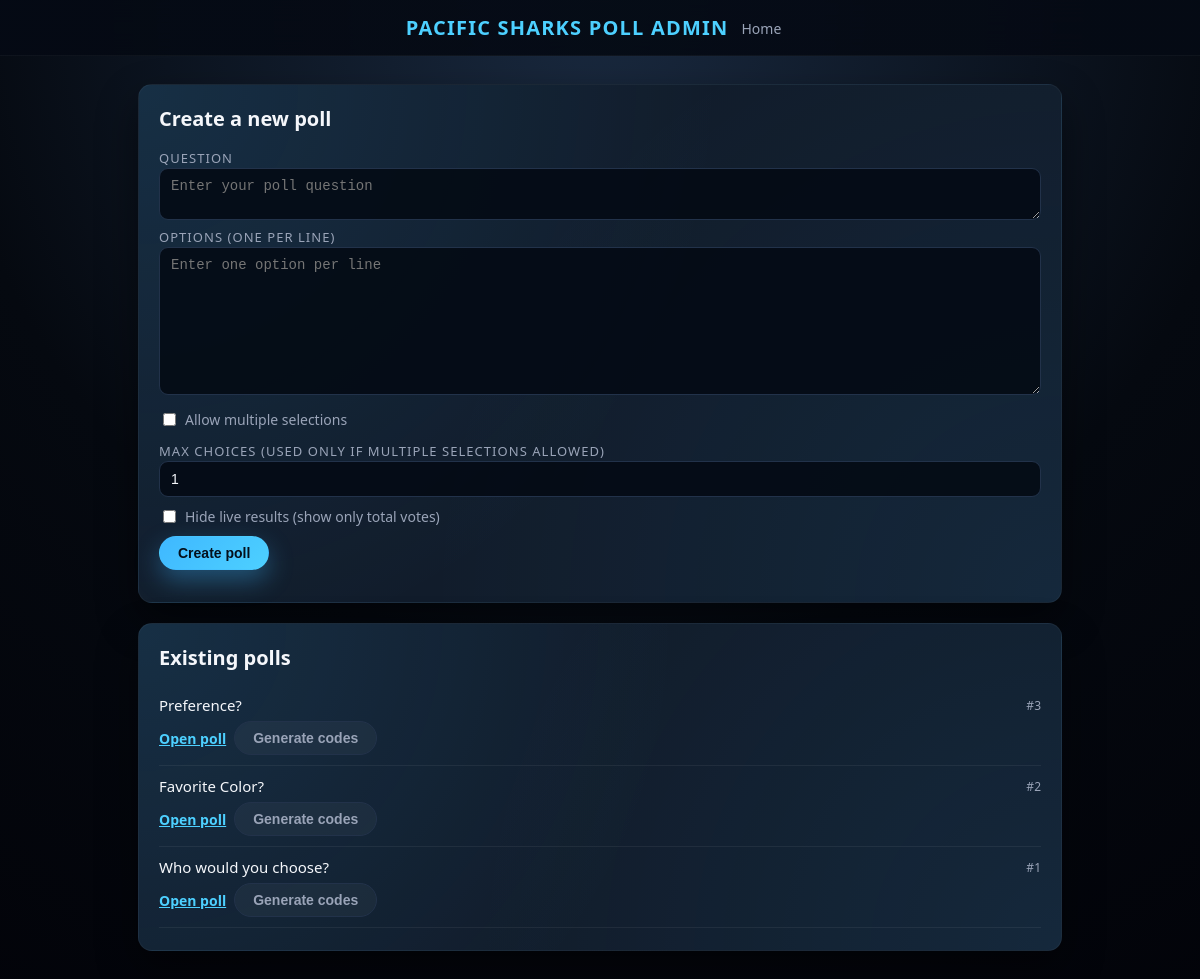
/admin, run on an earlier commit of the app's database.
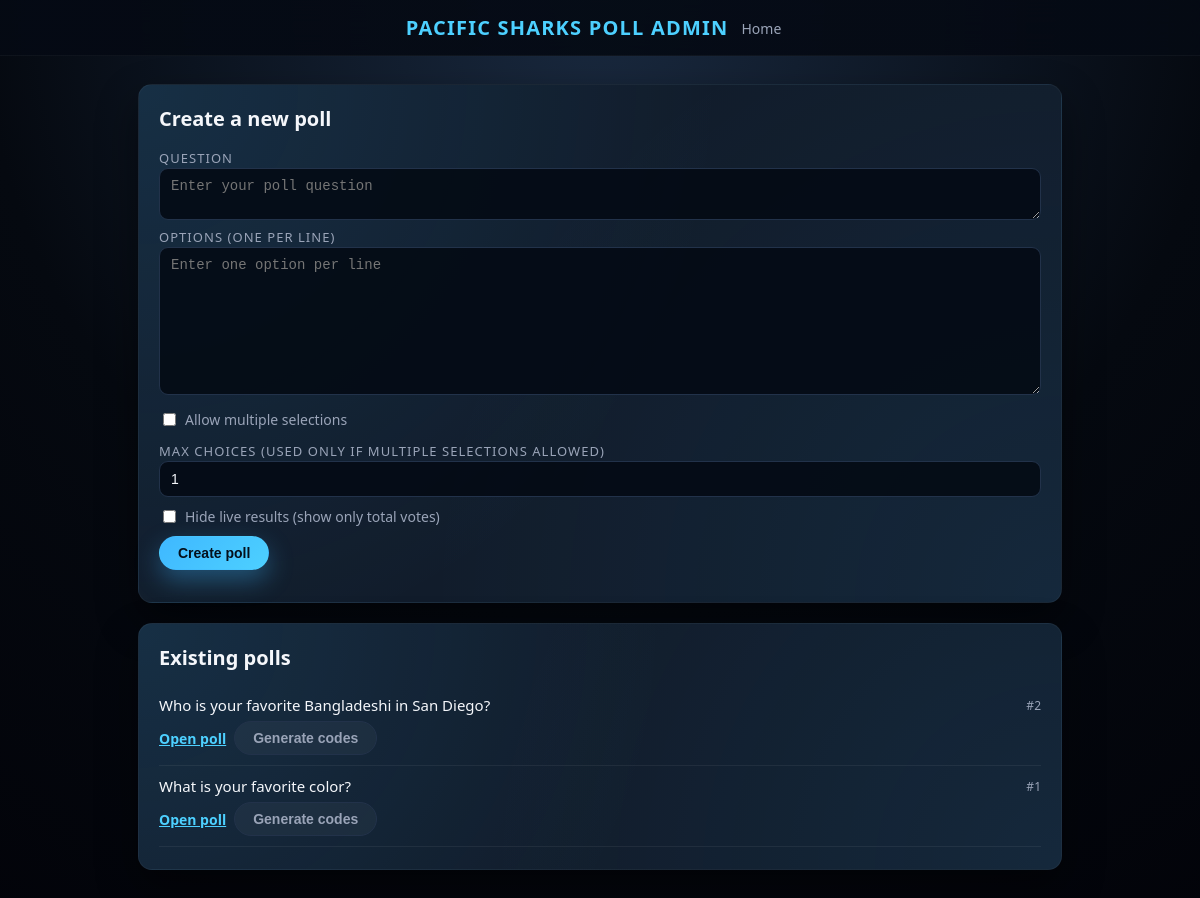
And on a later commit of the database.
### tables this page shows
CREATE TABLE polls (
    id INTEGER PRIMARY KEY AUTOINCREMENT,
    question TEXT NOT NULL,
    multiple_allowed INTEGER NOT NULL DEFAULT 0,
    max_choices INTEGER DEFAULT NULL,
    hide_results INTEGER NOT NULL DEFAULT 0
);

### backend/app.py (the view)
@app.route("/admin")
def admin():
    db = get_db()
    polls = db.execute("SELECT id, question FROM polls ORDER BY id DESC").fetchall()
    return render_template("admin.html", polls=polls)

### backend/app.py (called while the page is built)
def get_db():
    if "db" not in g:
        g.db = sqlite3.connect(DB_PATH)
        g.db.row_factory = sqlite3.Row
    return g.db

### frontend/templates/admin.html (shortened to what this page needs)
<!doctype html>
<html lang="en">
  <head>
    <link
      rel="stylesheet"
      href="{{ url_for('static', filename='style.css') }}"
    />
  </head>
  <body class="page">
    <header class="top-bar">
      <div class="top-bar-left">
        <div class="brand">Pacific Sharks Poll Admin</div>
      </div>
      <div class="top-bar-right">
        <a href="{{ url_for('home') }}" class="top-link">Home</a>
      </div>
    </header>
    <main class="content">
      <section class="card">
        <h1 class="card-title">Create a new poll</h1>
        <label class="field-label" for="question">Question</label>
        <textarea
          id="question"
          rows="2"
          class="field-input"
          placeholder="Enter your poll question"
        ></textarea>
        <label class="field-label">Options (one per line)</label>
        <textarea
          id="options-textarea"
          class="field-input"
          rows="8"
          placeholder="Enter one option per line"
        ></textarea>
        <div class="field-row">
          <label class="checkbox-label">
            <input type="checkbox" id="multiple_allowed" />
            Allow multiple selections
          </label>
        </div>
        <label class="field-label" for="max_choices">
          Max choices (used only if multiple selections allowed)
        </label>
        <input
          type="number"
          id="max_choices"
          min="1"
          value="1"
          class="field-input"
        />
        <div class="field-row">
          <label class="checkbox-label">
            <input type="checkbox" id="hide_results" />
            Hide live results (show only total votes)
          </label>
        </div>
        <button id="create-poll" class="btn btn-primary" type="button">
          Create poll
        </button>
      </section>
      <section class="card">
        <h2 class="card-title">Existing polls</h2>
        {% if polls %}
        <ul class="poll-list">
          {% for p in polls %}
          <li class="poll-list-item">
            <div class="poll-list-main">
              <span class="poll-question">{{ p.question }}</span>
              <span class="poll-id">#{{ p.id }}</span>
            </div>
            <div class="poll-list-actions">
              <a
                href="{{ url_for('poll_view', poll_id=p.id) }}"
                class="btn btn-link"
                target="_blank"
              >
                Open poll
              </a>
              <button
                class="btn btn-secondary btn-generate-codes"
                data-poll-id="{{ p.id }}"
                data-poll-question="{{ p.question }}"
              >
                Generate codes
              </button>
            </div>
          </li>
          {% endfor %}
        </ul>
        {% else %}
        <p class="muted">No polls yet. Create one above.</p>
        {% endif %}
      </section>
    </main>
  </body>
</html>

### frontend/static/style.css (style rules this page uses)
:root { --bg: #0b1724; --bg-card: #111c2b; --bg-card-soft: #152235; --accent: #3fb8ff; --accent-soft: rgba(63, 184, 255, 0.15); --accent-strong: #4dd0ff; --text: #f5f7fb; --text-muted: #9aa4b8; --border-soft: #22324a; --danger: #ff6b81; --success: #4caf50; --shadow-soft: 0 18px 40px rgba(0, 0, 0, 0.45); --radius-card: 14px; --radius-pill: 999px; --transition-fast: 0.18s ease-out; }
* { box-sizing: border-box; }
body.page { margin: 0; font-family: system-ui, -apple-system, BlinkMacSystemFont, "Segoe UI", sans-serif; background: radial-gradient(circle at top, #1a2a40 0, #050910 55%, #020309 100%); color: var(--text); }
.top-bar { display: flex; justify-content: center; align-items: center; padding: 14px 32px; border-bottom: 1px solid rgba(255, 255, 255, 0.04); background: linear-gradient(to right, rgba(5, 10, 20, 0.95), rgba(5, 10, 20, 0.9)); backdrop-filter: blur(16px); position: sticky; top: 0; z-index: 20; }
.brand { font-weight: 700; letter-spacing: 0.06em; text-transform: uppercase; font-size: 1.25em; color: var(--accent-strong); }
.top-link { color: var(--text-muted); text-decoration: none; font-size: 14px; padding: 6px 12px; border-radius: var(--radius-pill); border: 1px solid transparent; transition: var(--transition-fast); }
.content { max-width: 960px; margin: 28px auto 40px; padding: 0 18px 40px; display: flex; flex-direction: column; gap: 20px; }
.card { background: radial-gradient(circle at top left, rgba(63, 184, 255, 0.12), transparent 55%), radial-gradient(circle at bottom right, rgba(63, 184, 255, 0.08), transparent 60%), var(--bg-card); border-radius: var(--radius-card); padding: 20px 20px 22px; border: 1px solid rgba(255, 255, 255, 0.04); box-shadow: var(--shadow-soft); }
.card-title { margin: 0 0 14px; font-size: 20px; }
.field-label { font-size: 13px; text-transform: uppercase; letter-spacing: 0.08em; color: var(--text-muted); margin: 14px 0 6px; }
.field-input, textarea.field-input { width: 100%; padding: 9px 11px; border-radius: 9px; border: 1px solid var(--border-soft); background: rgba(4, 10, 20, 0.9); color: var(--text); font-size: 14px; outline: none; transition: var(--transition-fast); }
.field-row { display: flex; align-items: center; gap: 10px; margin: 10px 0; }
.checkbox-label { font-size: 14px; color: var(--text-muted); display: flex; align-items: center; gap: 6px; }
.btn { border-radius: var(--radius-pill); border: 1px solid transparent; padding: 8px 18px; font-size: 14px; font-weight: 600; cursor: pointer; transition: var(--transition-fast); display: inline-flex; align-items: center; justify-content: center; gap: 6px; }
.btn-primary { background: linear-gradient(135deg, var(--accent), var(--accent-strong)); color: #04101c; box-shadow: 0 10px 24px rgba(63, 184, 255, 0.35); }
.btn-secondary { background: rgba(255, 255, 255, 0.04); color: var(--text-muted); border-color: var(--border-soft); }
.btn-link { background: transparent; color: var(--accent-strong); border: none; padding: 0; font-size: 14px; cursor: pointer; }
.poll-list { list-style: none; padding: 0; margin: 0; }
.poll-list-item { padding: 10px 0; border-bottom: 1px solid rgba(255, 255, 255, 0.06); display: flex; flex-direction: column; gap: 6px; }
.poll-list-main { display: flex; justify-content: space-between; align-items: center; }
.poll-question { font-size: 15px; }
.poll-id { font-size: 12px; color: var(--text-muted); }
.poll-list-actions { display: flex; gap: 8px; }

What changed in the data, as far as the page shows it:
removed polls: question "Preference?", id "3"
changed polls id 2: question "Favorite Color?" → "Who is your favorite Bangladeshi in San Diego?"
changed polls id 1: question "Who would you choose?" → "What is your favorite color?"
